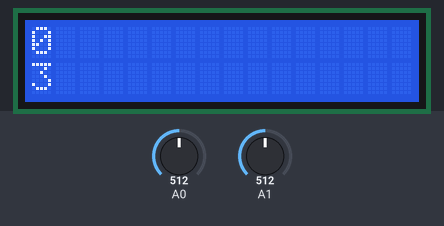
Simulated run of this sketch. Board: Arduino Uno, built with avr-gcc and run on an emulated ATmega328P. Shown: 16×2 character LCD. Inputs (shaded band) come from the test bench; at power-on: A0 = 512, A1 = 512. Random numbers use the default seed unless the sketch sets one.

Above: at 2.2 s.
2.3 s: A0 set to 810
At 2.43 s:
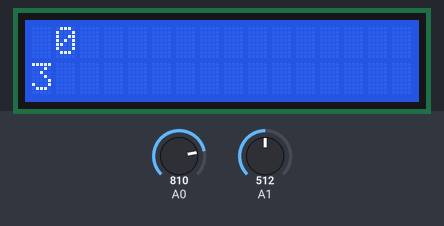
3.8 s: A1 set to 810
At 5.3 s:
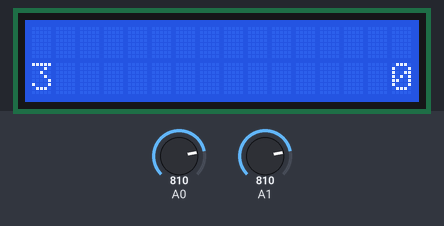
5.5 s: A0 set to 190
At 8.9 s:
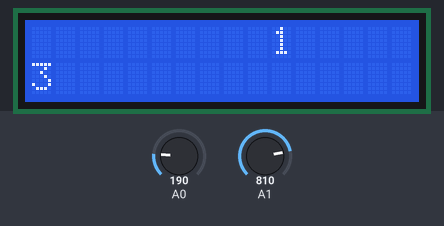
Timing chart, 0 to 10.4 s (numbered marks = the images above; inputs shaded):
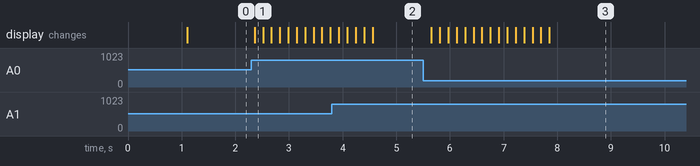

The sketch:

ARDUINO_GAME.ino
```cpp
#include <Wire.h>
#include <LiquidCrystal_I2C.h>

LiquidCrystal_I2C lcd(0x27, 16, 2);

int playerX = 0, playerY = 0;
int targetX = 5, targetY = 1;
int targetValue = 1;
int score = 0;

void setup() {
  lcd.init();
  lcd.backlight();
  randomSeed(analogRead(A2));
  spawnTarget();
  lcd.setCursor(0,0);
  lcd.print(" COLLISION GAME");
  lcd.setCursor(0, 1);
  lcd.print("Collect Sum: 9");
  delay(1000);
  lcd.clear();
  lcd.setCursor(0, 0);

}

void spawnTarget() {
  targetX = random(0, 16);
  targetY = random(0, 2);
  targetValue = random(1, 5);
}

void loop() {
  // 1. Read Joystick
  int xVal = analogRead(A0);
  int yVal = analogRead(A1);

  // 2. Movement Logic (with threshold to prevent drift)
  if (xVal < 200 && playerX > 0) playerX--;
  else if (xVal > 800 && playerX < 15) playerX++;

  if (yVal < 200 && playerY > 0) playerY--;
  else if (yVal > 800 && playerY < 1) playerY++;

  // 3. Collision Detection
  if (playerX == targetX && playerY == targetY) {
    score += targetValue;
    if (score >= 9) {
      lcd.clear();
      lcd.setCursor(4, 0);
      lcd.print("YOU WIN!");
      delay(2000);
      score = 0;
      lcd.clear();
    }
    spawnTarget();
  }

  // 4. Update Screen (Redraw state)
  lcd.clear();

  // Draw target
  lcd.setCursor(targetX, targetY);
  lcd.print(targetValue);

  // Draw player
  lcd.setCursor(playerX, playerY);
  lcd.print(score);

  // 5. Control Throttling
  delay(150); // Prevents input from being too fast/erratic
}
```

Measured:
- after the input at 2.3 s, the display: changes after 0.06 s (image 1)
- after the input at 5.5 s, the display: first changes after 0.16 s (image 3 shows a later state)
